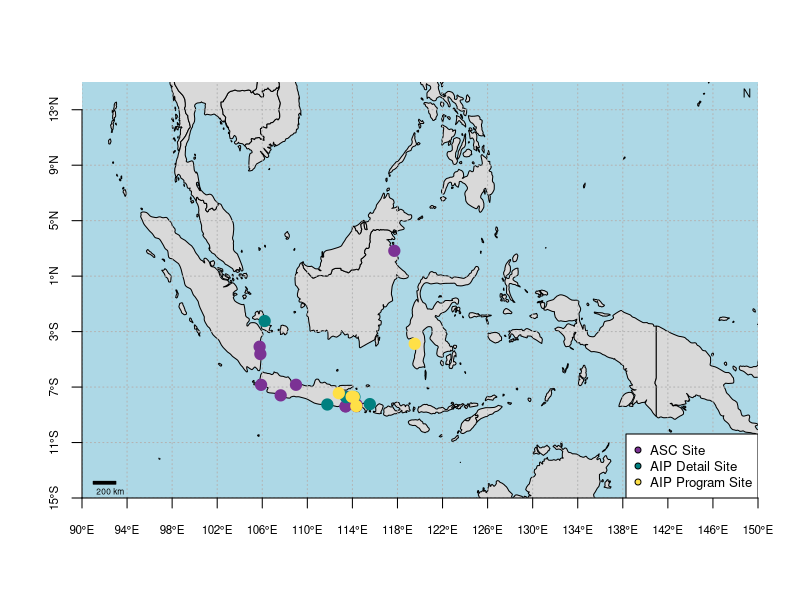

The R script that drew this image:
## ---- chunk 1
knitr::opts_chunk$set(echo = TRUE)
## ---- chunk 2
if (!require("maps")) install.packages("maps")
library(maps)

asc <- read.csv("ASC.csv")
aip_detail <- read.csv("AIP_Detail.csv")
aip_program <- read.csv("AIP_program.csv")

asc$Type <- "ASC Site"
aip_detail$Type <- "AIP Detail Site"
aip_program$Type <- "AIP Program Site"

sites <- rbind(
  asc[, c("Longitude", "Latitude", "Type")],
  aip_detail[, c("Longitude", "Latitude", "Type")],
  aip_program[, c("Longitude", "Latitude", "Type")]
)

site_colors <- c(
  "ASC Site" = "#7b3294",
  "AIP Detail Site" = "#008080",
  "AIP Program Site" = "#ffe047"
)
pt_colors <- site_colors[as.character(sites$Type)]

# Map boundaries for regional context
min_lon <- 90
max_lon <- 150
min_lat <- -15
max_lat <- 15

# Uncomment below for PDF output
pdf("all_sites_map_wide.pdf", width = 10, height = 7)

old_par <- par(no.readonly = TRUE)
par(xaxs = "i", yaxs = "i")

plot(NA, xlim = c(min_lon, max_lon), ylim = c(min_lat, max_lat),
     type = "n", xlab = "", ylab = "", axes = FALSE)
rect(min_lon, min_lat, max_lon, max_lat, col = "lightblue", border = NA)

map("world", xlim = c(min_lon, max_lon), ylim = c(min_lat, max_lat),
    col = "grey85", fill = TRUE, add = TRUE)

abline(v = seq(min_lon, max_lon, 4), col = "grey70", lty = 3)
abline(h = seq(min_lat, max_lat, 4), col = "grey70", lty = 3)

axis(1, at = seq(min_lon, max_lon, 4),
     labels = paste0(seq(min_lon, max_lon, 4), "°E"), cex.axis = 0.7)
axis(2, at = seq(min_lat, max_lat, 4),
     labels = paste0(abs(seq(min_lat, max_lat, 4)),
                     ifelse(seq(min_lat, max_lat, 4) < 0, "°S", "°N")), cex.axis = 0.7)

points(sites$Longitude, sites$Latitude,
       pch = 21, bg = pt_colors, col = pt_colors, cex = 1.5)

legend("bottomright",
       legend = names(site_colors),
       pt.bg = site_colors,
       pch = 21, col = "black", cex = 0.8, bg = "white")

scalebar_length <- 200
scalebar_x <- min_lon + 1
scalebar_y <- min_lat + 1
rect(scalebar_x, scalebar_y, scalebar_x + 2, scalebar_y + 0.2, col = "black")
text(scalebar_x + 1, scalebar_y - 0.5, paste0(scalebar_length, " km"),
     adj = 0.3, cex = 0.5)

north_x <- max_lon - 1
north_N_y <- max_lat - 0.8
text(north_x, north_N_y, "N", cex = 0.7, font = 12)

par(old_par)
# dev.off() # Uncomment if saving to PDF

